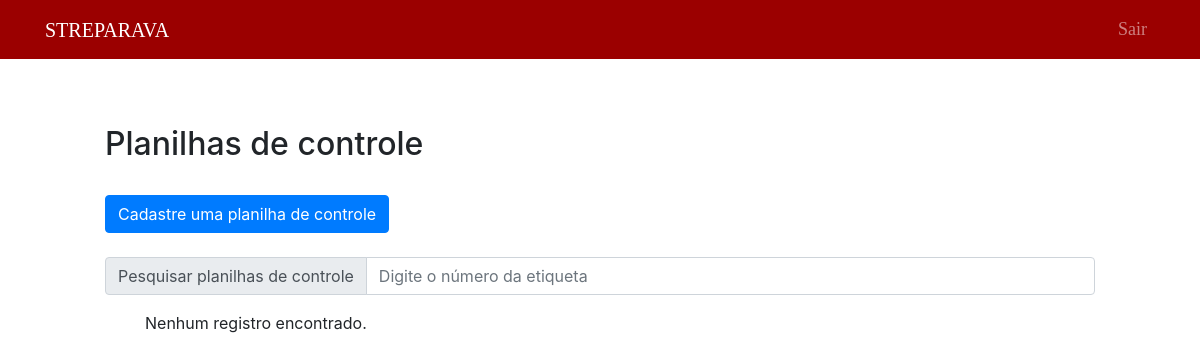
The app's page /public/montagemG70/listPDC70.php (signed in), older data.
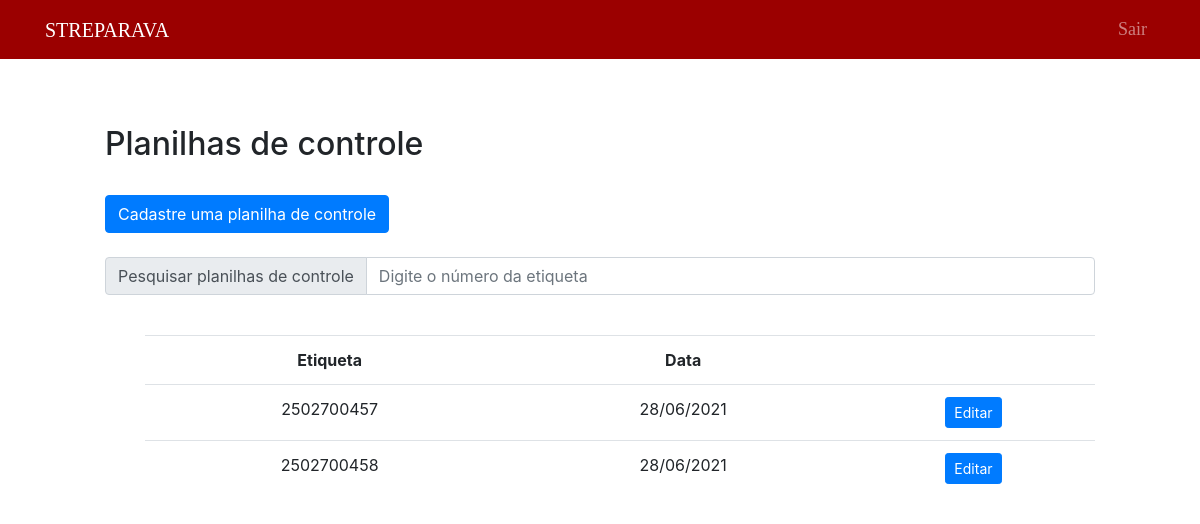
The same page, newer data.
### tables this page shows
CREATE TABLE `g70` (
  `etiqueta` bigint(50) NOT NULL,
  `codigo` bigint(20) NOT NULL,
  `operador` varchar(200) NOT NULL,
  `operador2` varchar(100) NOT NULL,
  `operador3` varchar(100) NOT NULL,
  `esmagamento_dir` varchar(5) NOT NULL,
  `montagem_dir` varchar(5) NOT NULL,
  `esmagamento_esq` varchar(5) NOT NULL,
  `montagem_esq` varchar(5) NOT NULL,
  `oscilacao_esq` float NOT NULL,
  `oscilacao_dir` float NOT NULL,
  `operacao1` varchar(100) NOT NULL,
  `operacao1op` varchar(100) DEFAULT NULL,
  `operacao2` varchar(100) NOT NULL,
  `operacao2op` varchar(100) DEFAULT NULL,
  `operacao3` varchar(100) NOT NULL,
  `operacao3op` varchar(100) DEFAULT NULL,
  `travessa` varchar(50) NOT NULL,
  `data` date NOT NULL,
  `observacoes` text NOT NULL,
  `inspetor` varchar(100) NOT NULL
);

### public/montagemG70/listPDC70NoSearch.php (the view, shortened to what this page needs)
<?php
    include("../../data/connection.php");
    $sql = "SELECT *, DATE_FORMAT(data,'%d/%m/%Y') as datas FROM g70";
    $dadosPDC4 = $connection -> query($sql);
    if($dadosPDC4 -> num_rows > 0)
    {
    ?>
    <div style="margin-left: 100px; margin-right: 100px;">
        <br>
        <table class="table" style="text-align: center;">
            <tr>
                <th>Etiqueta</th>
                <th>Data</th>
                <th></th>
            </tr>
            <?php
                while($exibir = $dadosPDC4 -> fetch_assoc())
                {
                ?>
                    <tr>
                        <td><?php echo $exibir["etiqueta"] ?></td>
                        <td><?php echo $exibir["datas"] ?></td>
                        <td>
                            <button type="button" class="btn btn-primary btn-sm">
                                <a href="editPDC70.php?etiqueta=<?php echo $exibir["etiqueta"]?>" style="text-decoration: none; color: white">Editar</a>
                            </button>
                        </td>
                    </tr>
                <?php
                    }
                ?>
        </table>
    </div>
<div style="margin-left: 100px; margin-right: 100px;">
<?php
    }
    else
    {?>
        <div style="margin-left: 100px; margin-right: 100px;">
        <?php
        echo "Nenhum registro encontrado.";
    }
?>
    </div>

Row changes from the older to the newer data that the page shows:
added g70: etiqueta "2502700457", datas "28/06/2021"
added g70: etiqueta "2502700458", datas "28/06/2021"
Text that changed along with them:
text no longer shown: "Nenhum registro encontrado."
text now shown: "Etiqueta Data"
